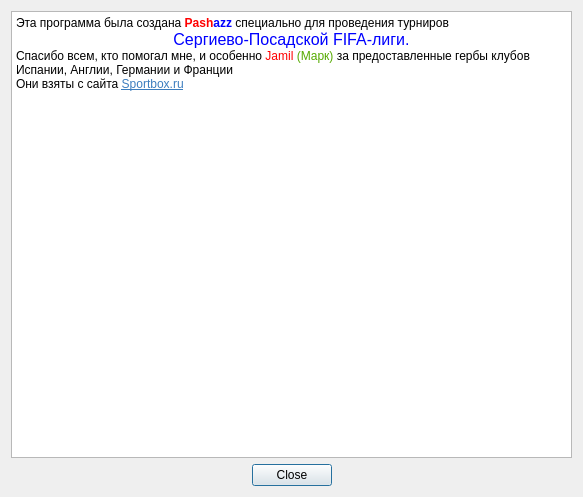
<?xml version="1.0" encoding="UTF-8"?>
<ui version="4.0">
 <class>AboutDialog</class>
 <widget class="QDialog" name="AboutDialog">
  <property name="geometry">
   <rect>
    <x>0</x>
    <y>0</y>
    <width>583</width>
    <height>497</height>
   </rect>
  </property>
  <property name="windowTitle">
   <string>О RKS Manager</string>
  </property>
  <layout class="QVBoxLayout" name="verticalLayout">
   <item>
    <widget class="QTextBrowser" name="textBrowser">
     <property name="html">
      <string>&lt;!DOCTYPE HTML PUBLIC &quot;-//W3C//DTD HTML 4.0//EN&quot; &quot;http://www.w3.org/TR/REC-html40/strict.dtd&quot;&gt;
&lt;html&gt;&lt;head&gt;&lt;meta name=&quot;qrichtext&quot; content=&quot;1&quot; /&gt;&lt;style type=&quot;text/css&quot;&gt;
p, li { white-space: pre-wrap; }
&lt;/style&gt;&lt;/head&gt;&lt;body style=&quot; font-family:'DejaVu Sans'; font-size:9pt; font-weight:400; font-style:normal;&quot;&gt;
&lt;p style=&quot; margin-top:0px; margin-bottom:0px; margin-left:0px; margin-right:0px; -qt-block-indent:0; text-indent:0px;&quot;&gt;Эта программа была создана&lt;span style=&quot; font-weight:600;&quot;&gt; &lt;/span&gt;&lt;span style=&quot; font-weight:600; color:#ff0000;&quot;&gt;Pash&lt;/span&gt;&lt;span style=&quot; font-weight:600; color:#0000ff;&quot;&gt;azz &lt;/span&gt;&lt;span style=&quot; color:#000000;&quot;&gt;специально для проведения турниров &lt;/span&gt;&lt;/p&gt;
&lt;p align=&quot;center&quot; style=&quot; margin-top:0px; margin-bottom:0px; margin-left:0px; margin-right:0px; -qt-block-indent:0; text-indent:0px;&quot;&gt;&lt;span style=&quot; font-size:12pt; color:#0000ff;&quot;&gt;Сергиево-Посадской FIFA-лиги.&lt;/span&gt;&lt;/p&gt;
&lt;p style=&quot; margin-top:0px; margin-bottom:0px; margin-left:0px; margin-right:0px; -qt-block-indent:0; text-indent:0px;&quot;&gt;&lt;span style=&quot; color:#000000;&quot;&gt;Спасибо всем, кто помогал мне, и особенно &lt;/span&gt;&lt;span style=&quot; color:#ff0000;&quot;&gt;Jamil&lt;/span&gt;&lt;span style=&quot; color:#55aa00;&quot;&gt; (Марк)&lt;/span&gt;&lt;span style=&quot; color:#000000;&quot;&gt; за предоставленные гербы клубов Испании, Англии, Германии и Франции&lt;/span&gt;&lt;/p&gt;
&lt;p style=&quot; margin-top:0px; margin-bottom:0px; margin-left:0px; margin-right:0px; -qt-block-indent:0; text-indent:0px;&quot;&gt;&lt;span style=&quot; color:#000000;&quot;&gt;Они взяты с сайта &lt;/span&gt;&lt;a href=&quot;http://sportbox.ru&quot;&gt;&lt;span style=&quot; text-decoration: underline; color:#3c7dbe;&quot;&gt;Sportbox.ru&lt;/span&gt;&lt;/a&gt;&lt;/p&gt;&lt;/body&gt;&lt;/html&gt;</string>
     </property>
    </widget>
   </item>
   <item>
    <widget class="QDialogButtonBox" name="buttonBox">
     <property name="orientation">
      <enum>Qt::Horizontal</enum>
     </property>
     <property name="standardButtons">
      <set>QDialogButtonBox::Close</set>
     </property>
     <property name="centerButtons">
      <bool>true</bool>
     </property>
    </widget>
   </item>
  </layout>
 </widget>
 <resources/>
 <connections>
  <connection>
   <sender>buttonBox</sender>
   <signal>accepted()</signal>
   <receiver>AboutDialog</receiver>
   <slot>accept()</slot>
   <hints>
    <hint type="sourcelabel">
     <x>248</x>
     <y>254</y>
    </hint>
    <hint type="destinationlabel">
     <x>157</x>
     <y>274</y>
    </hint>
   </hints>
  </connection>
  <connection>
   <sender>buttonBox</sender>
   <signal>rejected()</signal>
   <receiver>AboutDialog</receiver>
   <slot>reject()</slot>
   <hints>
    <hint type="sourcelabel">
     <x>316</x>
     <y>260</y>
    </hint>
    <hint type="destinationlabel">
     <x>286</x>
     <y>274</y>
    </hint>
   </hints>
  </connection>
 </connections>
</ui>
